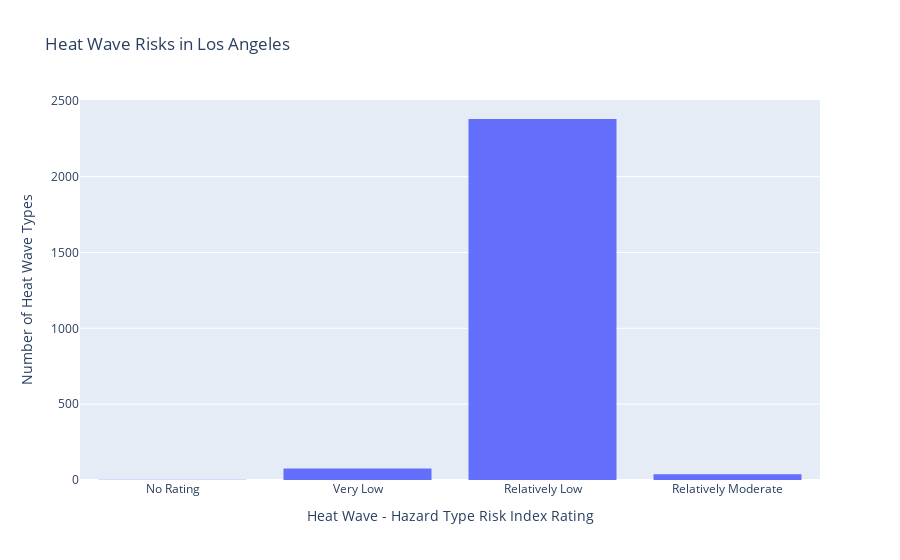

The code cell stored with this chart in its notebook:
### Code cell
# a simple bar chart, putting heat wave type on the x-axis
fig = px.bar(risk_counts,
       x='HWAV_RISKR',
       y='Count',
       title='Heat Wave Risks in Los Angeles',
          labels={
            'HWAV_RISKR':'Heat Wave - Hazard Type Risk Index Rating',
            'Count':'Number of Heat Wave Types'})

# get rid of white lines inside the bars
fig.update_traces(marker_line_width=0)

# show the figure
fig.show()

### Figure 1 — Plotly figure (JSON) as saved in the notebook; plotly's stock layout.template omitted (floating-point values rounded to 4 significant figures)
{"data": [{"alignmentgroup": "True", "hovertemplate": "Heat Wave - Hazard Type Risk Index Rating=%{x}<br>Number of Heat Wave Types=%{y}<extra></extra>", "legendgroup": "", "marker": {"color": "#636efa", "line": {"width": 0}, "pattern": {"shape": ""}}, "name": "", "offsetgroup": "", "orientation": "v", "showlegend": false, "textposition": "auto", "type": "bar", "x": ["No Rating", "Very Low", "Relatively Low", "Relatively Moderate"], "xaxis": "x", "y": [1, 76, 2380, 38], "yaxis": "y"}], "layout": {"autosize": true, "barmode": "relative", "legend": {"tracegroupgap": 0}, "title": {"text": "Heat Wave Risks in Los Angeles"}, "xaxis": {"anchor": "y", "autorange": true, "domain": [0, 1], "range": [-0.5, 3.5], "title": {"text": "Heat Wave - Hazard Type Risk Index Rating"}, "type": "category"}, "yaxis": {"anchor": "x", "autorange": true, "domain": [0, 1], "range": [0, 2505.0], "title": {"text": "Number of Heat Wave Types"}, "type": "linear"}}}
